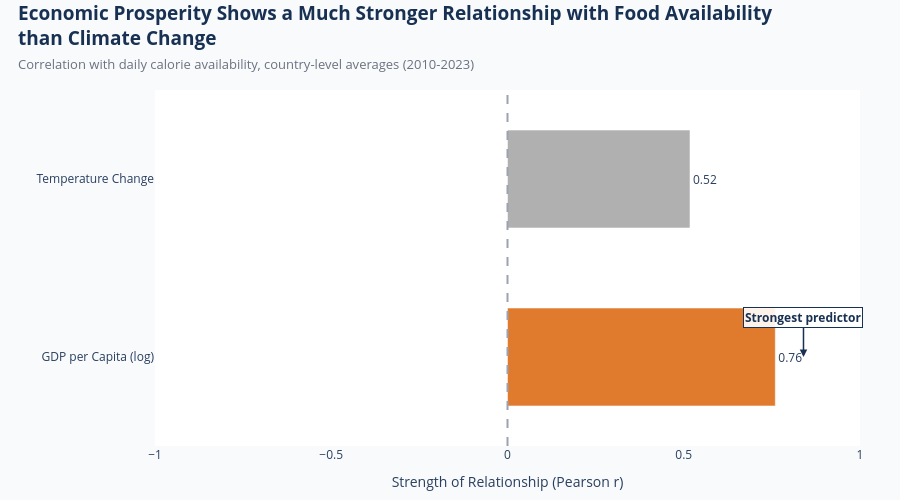

Notebook source saved alongside this figure:
### Code cell
# ==========================================
# AQ3 - Strength of Relationship Comparison
# ==========================================

import plotly.graph_objects as go

gdp_corr = aq3_df["Log_GDP"].corr(
    aq3_df["Calories_per_Capita"]
)

temp_corr = aq3_df["Temperature_Change"].corr(
    aq3_df["Calories_per_Capita"]
)

comparison = pd.DataFrame({
    "Driver": [
        "GDP per Capita (log)",
        "Temperature Change"
    ],
    "Correlation": [
        gdp_corr,
        temp_corr
    ]
})

comparison["Abs"] = comparison["Correlation"].abs()
comparison = comparison.sort_values(
    "Abs",
    ascending=False
)
colors = [HIGHLIGHT, CONTEXT_GREY]

fig = go.Figure()

fig.add_trace(
    go.Bar(
        x=comparison["Correlation"],
        y=comparison["Driver"],
        orientation="h",
        marker_color=colors,
        text=comparison["Correlation"].round(2),
        textposition="outside",
        width=0.55
    )
)

fig.add_vline(
    x=0,
    line_color="#9CA3AF",
    line_dash="dash"
)

fig.add_annotation(
    x=gdp_corr + 0.08,
    y="GDP per Capita (log)",
    text="<b>Strongest predictor</b>",
    showarrow=True,
    arrowhead=2,
    arrowsize=1,
    arrowwidth=1.5,
    arrowcolor=COLOR_NAVY,
    ax=0,
    ay=-40,
    bgcolor="rgba(255,255,255,0.9)",
    bordercolor=COLOR_NAVY,
    borderwidth=1,
    font=dict(size=12, color=COLOR_NAVY)
)

fig.update_layout(
    template="plotly_white",
    paper_bgcolor=BG,
    plot_bgcolor="white",
    height=500,
    showlegend=False,
    title=dict(
        text="<b>Economic Prosperity Shows a Much Stronger Relationship with Food Availability</b>"
             "<br><b>than Climate Change</b>"
             "<br><span style='font-size:13px;color:#6B7280'>Correlation with daily calorie availability, country-level averages (2010-2023)</span>",
        x=0.02,
        y=0.96,
        font=dict(size=19, color=COLOR_NAVY)
    ),
    xaxis=dict(
        title="Strength of Relationship (Pearson r)",
        range=[-1, 1],
        showgrid=False,
        zeroline=False
    ),
    yaxis=dict(
        title=""
    ),
    margin=dict(l=140, r=40, t=90, b=50)
)

fig.show(config={"displayModeBar": False})

### Figure 1 — Plotly figure (JSON) as saved in the notebook; plotly's stock layout.template omitted (floating-point values rounded to 4 significant figures)
{"data": [{"marker": {"color": ["#E07A2C", "#B0B0B0"]}, "orientation": "h", "text": [0.76, 0.52], "textposition": "outside", "type": "bar", "width": 0.55, "x": [0.7597, 0.5177], "y": ["GDP per Capita (log)", "Temperature Change"]}], "layout": {"annotations": [{"arrowcolor": "#183153", "arrowhead": 2, "arrowsize": 1, "arrowwidth": 1.5, "ax": 0, "ay": -40, "bgcolor": "rgba(255,255,255,0.9)", "bordercolor": "#183153", "borderwidth": 1, "font": {"color": "#183153", "size": 12}, "showarrow": true, "text": "<b>Strongest predictor</b>", "x": 0.8397, "y": "GDP per Capita (log)"}], "height": 500, "margin": {"b": 50, "l": 140, "r": 40, "t": 90}, "paper_bgcolor": "#F8FAFC", "plot_bgcolor": "white", "shapes": [{"line": {"color": "#9CA3AF", "dash": "dash"}, "type": "line", "x0": 0, "x1": 0, "xref": "x", "y0": 0, "y1": 1, "yref": "y domain"}], "showlegend": false, "title": {"font": {"color": "#183153", "size": 19}, "text": "<b>Economic Prosperity Shows a Much Stronger Relationship with Food Availability</b><br><b>than Climate Change</b><br><span style='font-size:13px;color:#6B7280'>Correlation with daily calorie availability, country-level averages (2010-2023)</span>", "x": 0.02, "y": 0.96}, "xaxis": {"range": [-1, 1], "showgrid": false, "title": {"text": "Strength of Relationship (Pearson r)"}, "zeroline": false}, "yaxis": {"title": {"text": ""}}}}
